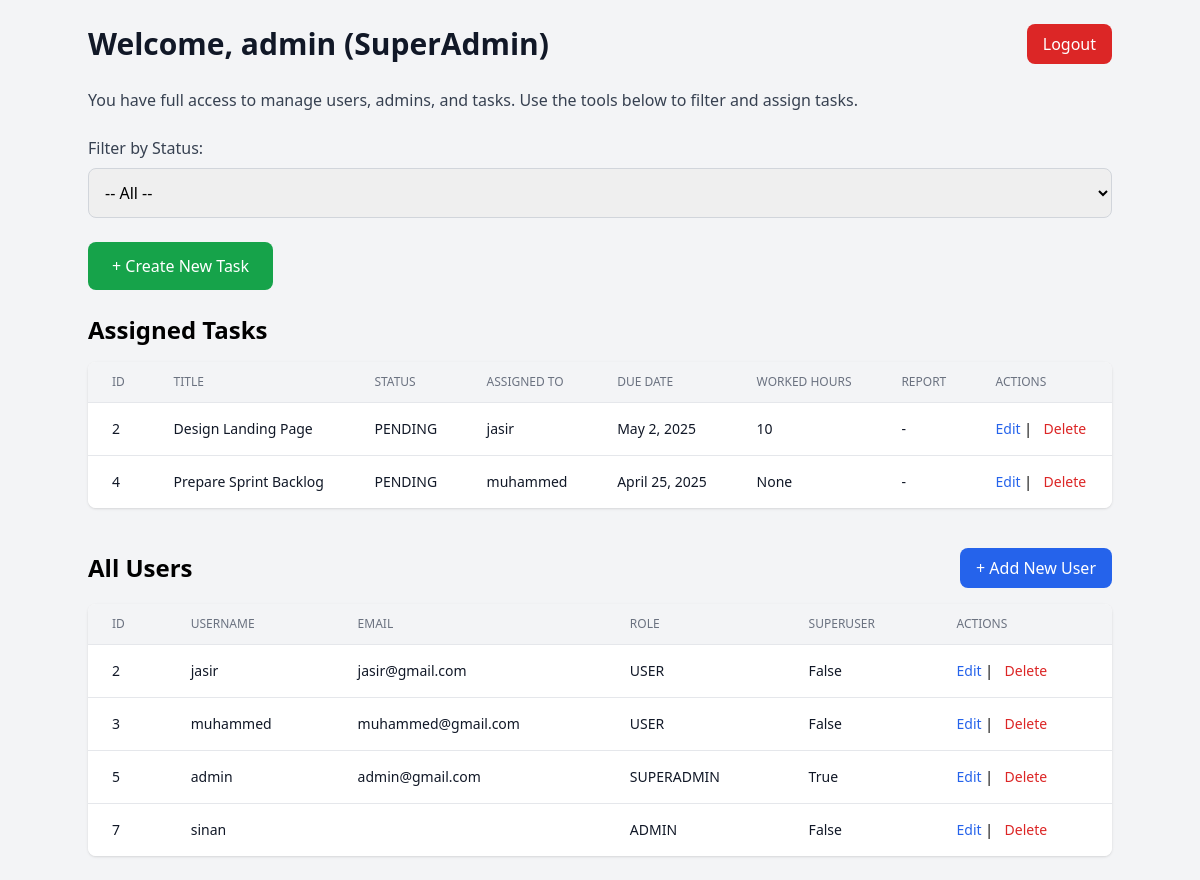
The page /tasks/dashboard/superadmin/ (signed in) on the database as committed earlier.
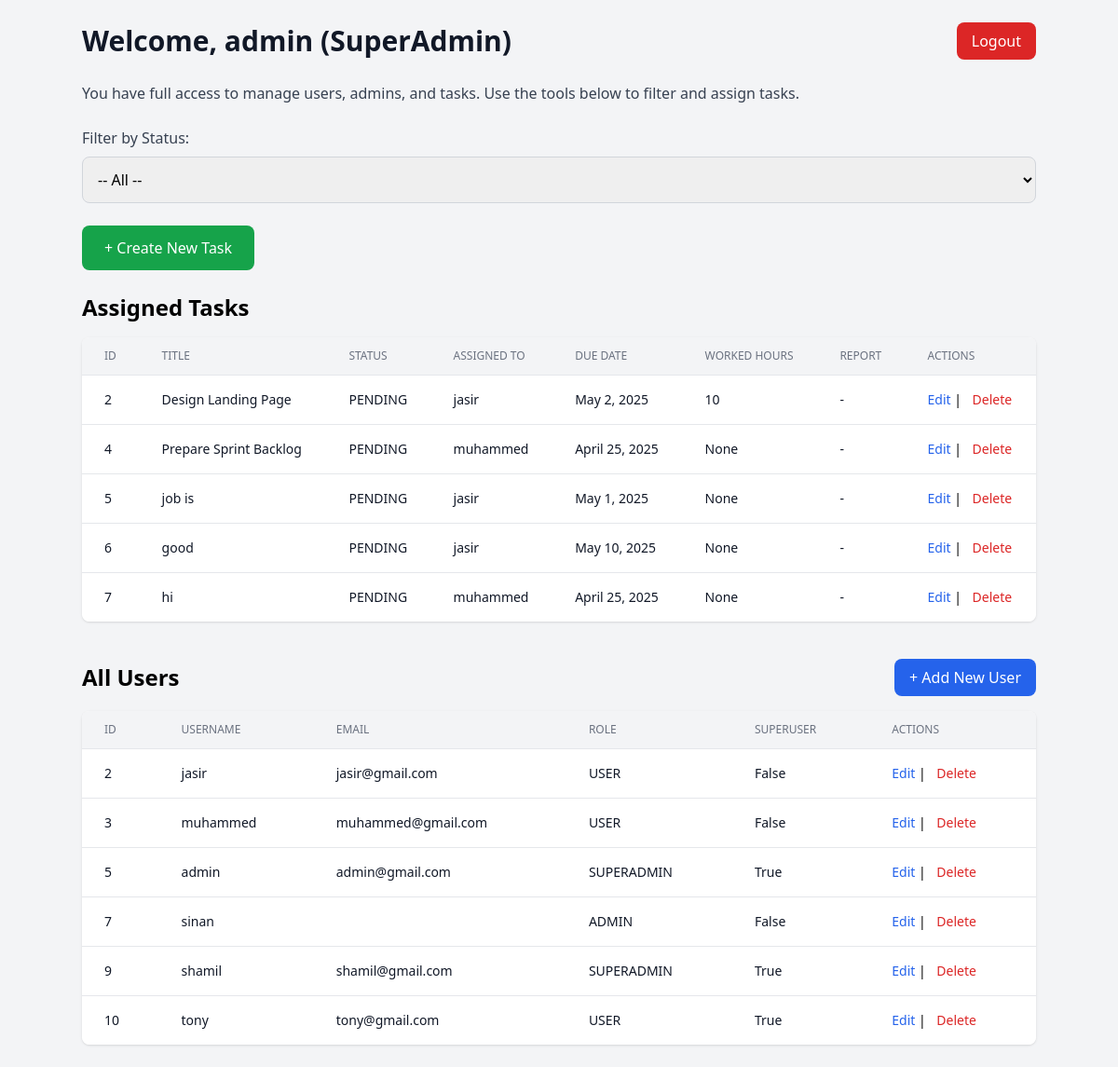
The same page on the database as committed later.
### users/models.py (models this page shows, shortened)
class CustomUser(AbstractUser):
    ROLE_CHOICES = (
        ('SUPERADMIN', 'Super Admin'),
        ('ADMIN', 'Admin'),
        ('USER', 'User'),
    )
    role = models.CharField(max_length=20, choices=ROLE_CHOICES, default='USER')

### tasks/models.py (models this page shows, shortened)
class Task(models.Model):
    STATUS_CHOICES = (
        ('PENDING', 'Pending'),
        ('IN_PROGRESS', 'In Progress'),
        ('COMPLETED', 'Completed'),
    )
    title = models.CharField(max_length=255)
    description = models.TextField()
    assigned_to = models.ForeignKey(
        settings.AUTH_USER_MODEL, related_name='tasks', on_delete=models.CASCADE,
        limit_choices_to={'role': 'USER'}
    )
    due_date = models.DateField()
    status = models.CharField(max_length=20, choices=STATUS_CHOICES, default='PENDING')
    completion_report = models.TextField(blank=True, null=True)
    worked_hours = models.PositiveIntegerField(blank=True, null=True)
    created_at = models.DateTimeField(auto_now_add=True)

### tasks/views.py (the view)
# urls.py: path("dashboard/superadmin/", superadmin_dashboard, name="superadmin-dashboard"),
@login_required
def superadmin_dashboard(request):
    if not request.user.is_superuser:
        logout(request)
        return render(request, "not_authorized.html")
    status_filter = request.GET.get('status')
    tasks = Task.objects.filter(status=status_filter) if status_filter else Task.objects.all()
    form = TaskForm(request.POST or None)
    print(request.POST,'users',form.is_valid(),form.errors )
    if request.method == "POST" and form.is_valid():
        form.save()
        return redirect("superadmin-dashboard")
    return render(request, "dashboard_superadmin.html", {
        "tasks": tasks,
        "form": form,
        "users": CustomUser.objects.all()
    })

### tasks/forms.py
class TaskForm(forms.ModelForm):
    class Meta:
        model = Task
        fields = ['title', 'description', 'assigned_to', 'due_date', 'status', 'completion_report', 'worked_hours']
        widgets = {
            'due_date': forms.DateInput(attrs={'type': 'date'}),
            'description': forms.Textarea(attrs={'rows': 3}),
            'completion_report': forms.Textarea(attrs={'rows': 3}),
        }

### templates/dashboard_superadmin.html (shortened to what this page needs)
<!DOCTYPE html>
<html lang="en">
<head>
  <script src="https://cdn.tailwindcss.com"></script>
</head>
<body class="font-sans bg-gray-100 p-6">
  <div class="container mx-auto">
    <div class="flex justify-between items-center mb-6">
      <h1 class="text-3xl font-bold text-gray-900">Welcome, {{ request.user.username }} (SuperAdmin)</h1>
      <form method="post" action="{% url 'logout' %}">
        <button type="submit" class="bg-red-600 hover:bg-red-700 text-white px-4 py-2 rounded-lg">
          Logout
        </button>
      </form>
    </div>
    <p class="text-gray-700 mb-6">You have full access to manage users, admins, and tasks. Use the tools below to filter and assign tasks.</p>
    <form method="get" class="mb-6">
      <label for="status" class="block mb-2 font-medium text-gray-700">Filter by Status:</label>
      <select name="status" id="status" onchange="this.form.submit()" class="w-full p-3 border border-gray-300 rounded-lg focus:ring-2 focus:ring-blue-500">
        <option value="" {% if not request.GET.status %}selected{% endif %}>-- All --</option>
      </select>
    </form>
    <button onclick="toggleForm()" class="bg-green-600 text-white px-6 py-3 rounded-lg mb-6 hover:bg-green-700">
      + Create New Task
    </button>
    <h2 class="text-2xl font-semibold mb-4">Assigned Tasks</h2>
    {% if tasks %}
    <div class="overflow-x-auto bg-white rounded-lg shadow mb-10">
      <table class="min-w-full divide-y divide-gray-200">
        <thead class="bg-gray-100">
          <tr>
            <th class="px-6 py-3 text-left text-xs font-medium text-gray-500 uppercase">ID</th>
            <th class="px-6 py-3 text-left text-xs font-medium text-gray-500 uppercase">Title</th>
            <th class="px-6 py-3 text-left text-xs font-medium text-gray-500 uppercase">Status</th>
            <th class="px-6 py-3 text-left text-xs font-medium text-gray-500 uppercase">Assigned To</th>
            <th class="px-6 py-3 text-left text-xs font-medium text-gray-500 uppercase">Due Date</th>
            <th class="px-6 py-3 text-left text-xs font-medium text-gray-500 uppercase">Worked Hours</th>
            <th class="px-6 py-3 text-left text-xs font-medium text-gray-500 uppercase">Report</th>
            <th class="px-6 py-3 text-left text-xs font-medium text-gray-500 uppercase">Actions</th>
          </tr>
        </thead>
        <tbody class="bg-white divide-y divide-gray-200">
          {% for task in tasks %}
            <tr class="hover:bg-gray-50">
              <td class="px-6 py-4 text-sm text-gray-900">{{ task.id }}</td>
              <td class="px-6 py-4 text-sm text-gray-900">{{ task.title }}</td>
              <td class="px-6 py-4 text-sm text-gray-900">{{ task.status }}</td>
              <td class="px-6 py-4 text-sm text-gray-900">{{ task.assigned_to.username }}</td>
              <td class="px-6 py-4 text-sm text-gray-900">{{ task.due_date }}</td>
              <td class="px-6 py-4 text-sm text-gray-900">{{ task.worked_hours }}</td>
              <td class="px-6 py-4 text-sm text-gray-900">{{ task.completion_report|default:"-" }}</td>
              <td class="px-6 py-4 text-sm space-x-2">
                <a href="{% url 'edit-task' task.id 'superadmin' %}" class="text-blue-600 hover:underline">Edit</a> |
                <a href="{% url 'delete-task' task.id 'superadmin' %}" class="text-red-600 hover:underline" onclick="return confirm('Are you sure you want to delete this task?')">Delete</a>
              </td>
            </tr>
          {% endfor %}
        </tbody>
      </table>
    </div>
    {% else %}
      <p class="text-gray-600">No tasks available.</p>
    {% endif %}
    <div class="flex justify-between items-center mb-4">
      <h2 class="text-2xl font-semibold">All Users</h2>
      <a href="{% url 'add-user' %}" class="bg-blue-600 text-white px-4 py-2 rounded-lg hover:bg-blue-700">+ Add New User</a>
    </div>
    {% if users %}
    <div class="overflow-x-auto bg-white rounded-lg shadow">
      <table class="min-w-full divide-y divide-gray-200">
        <thead class="bg-gray-100">
          <tr>
            <th class="px-6 py-3 text-left text-xs font-medium text-gray-500 uppercase">ID</th>
            <th class="px-6 py-3 text-left text-xs font-medium text-gray-500 uppercase">Username</th>
            <th class="px-6 py-3 text-left text-xs font-medium text-gray-500 uppercase">Email</th>
            <th class="px-6 py-3 text-left text-xs font-medium text-gray-500 uppercase">Role</th>
            <th class="px-6 py-3 text-left text-xs font-medium text-gray-500 uppercase">Superuser</th>
            <th class="px-6 py-3 text-left text-xs font-medium text-gray-500 uppercase">Actions</th>
          </tr>
        </thead>
        <tbody class="bg-white divide-y divide-gray-200">
          {% for user in users %}
          <tr class="hover:bg-gray-50">
            <td class="px-6 py-4 text-sm text-gray-900">{{ user.id }}</td>
            <td class="px-6 py-4 text-sm text-gray-900">{{ user.username }}</td>
            <td class="px-6 py-4 text-sm text-gray-900">{{ user.email }}</td>
            <td class="px-6 py-4 text-sm text-gray-900">{{ user.role }}</td>
            <td class="px-6 py-4 text-sm text-gray-900">{{ user.is_superuser }}</td>
            <td class="px-6 py-4 text-sm space-x-2">
              <a href="{% url 'edit-user' user.id %}" class="text-blue-600 hover:underline">Edit</a> |
              <a href="{% url 'delete-user' user.id %}" class="text-red-600 hover:underline" onclick="return confirm('Are you sure you want to delete this user?')">Delete</a>
            </td>
          </tr>
          {% endfor %}
        </tbody>
      </table>
    </div>
    {% else %}
      <p class="text-gray-600">No users found.</p>
    {% endif %}
  </div>
</body>
</html>

Rows that differ between the two databases and show on the page:
added Task: id "5", title "job is", status "PENDING", assigned_to.username "jasir", due_date "May 1, 2025", worked_hours "None", completion_report "-"
added Task: id "6", title "good", status "PENDING", assigned_to.username "jasir", due_date "May 10, 2025", worked_hours "None", completion_report "-"
added Task: id "7", title "hi", status "PENDING", assigned_to.username "muhammed", due_date "April 25, 2025", worked_hours "None", completion_report "-"
added CustomUser: id "9", username "shamil", email "shamil@gmail.com", role "SUPERADMIN", is_superuser "True"
added CustomUser: id "10", username "tony", email "tony@gmail.com", role "USER", is_superuser "True"
